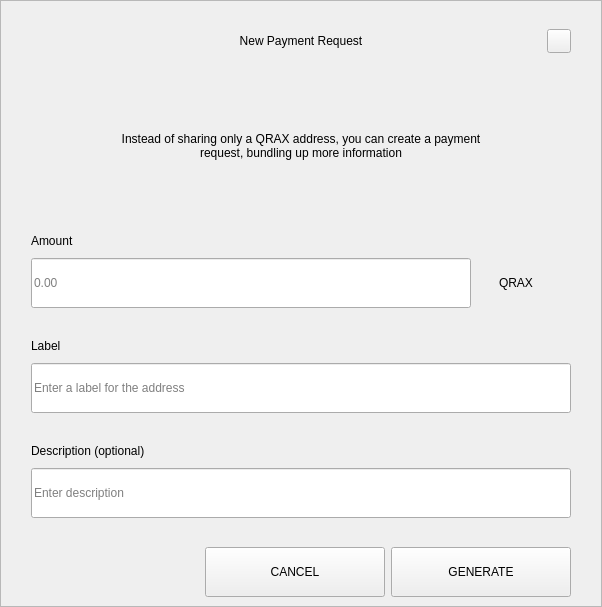
<?xml version="1.0" encoding="UTF-8"?>
<ui version="4.0">
 <class>RequestDialog</class>
 <widget class="QDialog" name="RequestDialog">
  <property name="geometry">
   <rect>
    <x>0</x>
    <y>0</y>
    <width>602</width>
    <height>607</height>
   </rect>
  </property>
  <property name="windowTitle">
   <string>Dialog</string>
  </property>
  <layout class="QVBoxLayout" name="verticalLayout_5">
   <property name="spacing">
    <number>0</number>
   </property>
   <property name="leftMargin">
    <number>0</number>
   </property>
   <property name="topMargin">
    <number>0</number>
   </property>
   <property name="rightMargin">
    <number>0</number>
   </property>
   <property name="bottomMargin">
    <number>0</number>
   </property>
   <item>
    <widget class="QFrame" name="frame">
     <property name="styleSheet">
      <string notr="true"/>
     </property>
     <property name="frameShape">
      <enum>QFrame::StyledPanel</enum>
     </property>
     <property name="frameShadow">
      <enum>QFrame::Raised</enum>
     </property>
     <layout class="QVBoxLayout" name="verticalLayout_4" stretch="1,0,0">
      <property name="spacing">
       <number>0</number>
      </property>
      <property name="leftMargin">
       <number>30</number>
      </property>
      <property name="topMargin">
       <number>20</number>
      </property>
      <property name="rightMargin">
       <number>30</number>
      </property>
      <property name="bottomMargin">
       <number>0</number>
      </property>
      <item>
       <layout class="QHBoxLayout" name="horizontalLayout_3">
        <property name="spacing">
         <number>0</number>
        </property>
        <item>
         <spacer name="horizontalSpacer_21">
          <property name="orientation">
           <enum>Qt::Horizontal</enum>
          </property>
          <property name="sizeHint" stdset="0">
           <size>
            <width>40</width>
            <height>20</height>
           </size>
          </property>
         </spacer>
        </item>
        <item>
         <widget class="QLabel" name="labelTitle">
          <property name="minimumSize">
           <size>
            <width>0</width>
            <height>40</height>
           </size>
          </property>
          <property name="maximumSize">
           <size>
            <width>16777215</width>
            <height>40</height>
           </size>
          </property>
          <property name="styleSheet">
           <string notr="true">padding-left:24px;</string>
          </property>
          <property name="text">
           <string>New Payment Request</string>
          </property>
          <property name="alignment">
           <set>Qt::AlignCenter</set>
          </property>
          <property name="margin">
           <number>7</number>
          </property>
         </widget>
        </item>
        <item>
         <spacer name="horizontalSpacer">
          <property name="orientation">
           <enum>Qt::Horizontal</enum>
          </property>
          <property name="sizeHint" stdset="0">
           <size>
            <width>40</width>
            <height>20</height>
           </size>
          </property>
         </spacer>
        </item>
        <item>
         <widget class="QPushButton" name="btnEsc">
          <property name="minimumSize">
           <size>
            <width>24</width>
            <height>24</height>
           </size>
          </property>
          <property name="maximumSize">
           <size>
            <width>24</width>
            <height>24</height>
           </size>
          </property>
          <property name="focusPolicy">
           <enum>Qt::NoFocus</enum>
          </property>
          <property name="text">
           <string/>
          </property>
         </widget>
        </item>
       </layout>
      </item>
      <item>
       <widget class="QStackedWidget" name="stack">
        <property name="minimumSize">
         <size>
          <width>540</width>
          <height>0</height>
         </size>
        </property>
        <property name="maximumSize">
         <size>
          <width>540</width>
          <height>16777215</height>
         </size>
        </property>
        <property name="currentIndex">
         <number>0</number>
        </property>
        <widget class="QWidget" name="page_1">
         <property name="minimumSize">
          <size>
           <width>540</width>
           <height>0</height>
          </size>
         </property>
         <property name="maximumSize">
          <size>
           <width>540</width>
           <height>16777215</height>
          </size>
         </property>
         <layout class="QVBoxLayout" name="layout1">
          <property name="spacing">
           <number>0</number>
          </property>
          <property name="leftMargin">
           <number>0</number>
          </property>
          <property name="topMargin">
           <number>0</number>
          </property>
          <property name="rightMargin">
           <number>0</number>
          </property>
          <property name="bottomMargin">
           <number>0</number>
          </property>
          <item>
           <spacer name="verticalSpacer_21">
            <property name="orientation">
             <enum>Qt::Vertical</enum>
            </property>
            <property name="sizeType">
             <enum>QSizePolicy::Fixed</enum>
            </property>
            <property name="sizeHint" stdset="0">
             <size>
              <width>20</width>
              <height>30</height>
             </size>
            </property>
           </spacer>
          </item>
          <item alignment="Qt::AlignHCenter">
           <widget class="QLabel" name="labelMessage">
            <property name="minimumSize">
             <size>
              <width>400</width>
              <height>50</height>
             </size>
            </property>
            <property name="text">
             <string>Instead of sharing only a QRAX address, you can create a payment request, bundling up more information</string>
            </property>
            <property name="alignment">
             <set>Qt::AlignCenter</set>
            </property>
            <property name="wordWrap">
             <bool>true</bool>
            </property>
           </widget>
          </item>
          <item alignment="Qt::AlignBottom">
           <widget class="QWidget" name="containerAmount" native="true">
            <layout class="QVBoxLayout" name="verticalLayout">
             <property name="spacing">
              <number>9</number>
             </property>
             <property name="leftMargin">
              <number>0</number>
             </property>
             <property name="topMargin">
              <number>0</number>
             </property>
             <property name="rightMargin">
              <number>0</number>
             </property>
             <property name="bottomMargin">
              <number>0</number>
             </property>
             <item>
              <widget class="QLabel" name="labelSubtitleAmount">
               <property name="minimumSize">
                <size>
                 <width>350</width>
                 <height>16</height>
                </size>
               </property>
               <property name="maximumSize">
                <size>
                 <width>16777215</width>
                 <height>16</height>
                </size>
               </property>
               <property name="text">
                <string>Amount</string>
               </property>
              </widget>
             </item>
             <item alignment="Qt::AlignTop">
              <widget class="QWidget" name="layoutAmount" native="true">
               <layout class="QHBoxLayout" name="horizontalLayout" stretch="2,0">
                <property name="spacing">
                 <number>0</number>
                </property>
                <property name="leftMargin">
                 <number>0</number>
                </property>
                <property name="topMargin">
                 <number>0</number>
                </property>
                <property name="rightMargin">
                 <number>0</number>
                </property>
                <property name="bottomMargin">
                 <number>0</number>
                </property>
                <item>
                 <widget class="QLineEdit" name="lineEditAmount">
                  <property name="minimumSize">
                   <size>
                    <width>0</width>
                    <height>50</height>
                   </size>
                  </property>
                  <property name="maximumSize">
                   <size>
                    <width>16777215</width>
                    <height>50</height>
                   </size>
                  </property>
                  <property name="placeholderText">
                   <string notr="true">0.00</string>
                  </property>
                 </widget>
                </item>
                <item>
                 <widget class="QWidget" name="comboContainer" native="true">
                  <property name="minimumSize">
                   <size>
                    <width>100</width>
                    <height>50</height>
                   </size>
                  </property>
                  <property name="maximumSize">
                   <size>
                    <width>16777215</width>
                    <height>50</height>
                   </size>
                  </property>
                  <layout class="QHBoxLayout" name="horizontalLayout_31">
                   <property name="spacing">
                    <number>0</number>
                   </property>
                   <property name="leftMargin">
                    <number>0</number>
                   </property>
                   <property name="topMargin">
                    <number>0</number>
                   </property>
                   <property name="rightMargin">
                    <number>10</number>
                   </property>
                   <property name="bottomMargin">
                    <number>0</number>
                   </property>
                   <item>
                    <widget class="QLabel" name="comboBoxCoin">
                     <property name="text">
                      <string>QRAX</string>
                     </property>
                     <property name="alignment">
                      <set>Qt::AlignCenter</set>
                     </property>
                    </widget>
                   </item>
                  </layout>
                 </widget>
                </item>
               </layout>
              </widget>
             </item>
            </layout>
           </widget>
          </item>
          <item>
           <spacer name="verticalSpacer_31">
            <property name="orientation">
             <enum>Qt::Vertical</enum>
            </property>
            <property name="sizeType">
             <enum>QSizePolicy::Fixed</enum>
            </property>
            <property name="sizeHint" stdset="0">
             <size>
              <width>20</width>
              <height>30</height>
             </size>
            </property>
           </spacer>
          </item>
          <item>
           <layout class="QVBoxLayout" name="verticalLayoutLabel">
            <property name="spacing">
             <number>9</number>
            </property>
            <item>
             <widget class="QLabel" name="labelSubtitleLabel">
              <property name="minimumSize">
               <size>
                <width>0</width>
                <height>16</height>
               </size>
              </property>
              <property name="maximumSize">
               <size>
                <width>16777215</width>
                <height>16</height>
               </size>
              </property>
              <property name="text">
               <string>Label</string>
              </property>
             </widget>
            </item>
            <item>
             <widget class="QLineEdit" name="lineEditLabel">
              <property name="minimumSize">
               <size>
                <width>0</width>
                <height>50</height>
               </size>
              </property>
              <property name="maximumSize">
               <size>
                <width>16777215</width>
                <height>50</height>
               </size>
              </property>
              <property name="placeholderText">
               <string>Enter a label for the address</string>
              </property>
             </widget>
            </item>
           </layout>
          </item>
          <item>
           <spacer name="verticalSpacer_34">
            <property name="orientation">
             <enum>Qt::Vertical</enum>
            </property>
            <property name="sizeType">
             <enum>QSizePolicy::Fixed</enum>
            </property>
            <property name="sizeHint" stdset="0">
             <size>
              <width>20</width>
              <height>30</height>
             </size>
            </property>
           </spacer>
          </item>
          <item>
           <layout class="QVBoxLayout" name="verticalLayoutDescription">
            <property name="spacing">
             <number>9</number>
            </property>
            <item>
             <widget class="QLabel" name="labelSubtitleDescription">
              <property name="minimumSize">
               <size>
                <width>0</width>
                <height>16</height>
               </size>
              </property>
              <property name="maximumSize">
               <size>
                <width>16777215</width>
                <height>16</height>
               </size>
              </property>
              <property name="text">
               <string>Description (optional)</string>
              </property>
             </widget>
            </item>
            <item>
             <widget class="QLineEdit" name="lineEditDescription">
              <property name="minimumSize">
               <size>
                <width>0</width>
                <height>50</height>
               </size>
              </property>
              <property name="maximumSize">
               <size>
                <width>16777215</width>
                <height>50</height>
               </size>
              </property>
              <property name="placeholderText">
               <string>Enter description</string>
              </property>
             </widget>
            </item>
            <item>
             <spacer name="verticalSpacer_4">
              <property name="orientation">
               <enum>Qt::Vertical</enum>
              </property>
              <property name="sizeType">
               <enum>QSizePolicy::Fixed</enum>
              </property>
              <property name="sizeHint" stdset="0">
               <size>
                <width>20</width>
                <height>20</height>
               </size>
              </property>
             </spacer>
            </item>
           </layout>
          </item>
         </layout>
        </widget>
        <widget class="QWidget" name="page_2">
         <layout class="QVBoxLayout" name="layout2">
          <item>
           <spacer name="verticalSpacer_5">
            <property name="orientation">
             <enum>Qt::Vertical</enum>
            </property>
            <property name="sizeType">
             <enum>QSizePolicy::Fixed</enum>
            </property>
            <property name="sizeHint" stdset="0">
             <size>
              <width>20</width>
              <height>50</height>
             </size>
            </property>
           </spacer>
          </item>
          <item alignment="Qt::AlignHCenter">
           <widget class="QLabel" name="labelQrImg">
            <property name="minimumSize">
             <size>
              <width>260</width>
              <height>260</height>
             </size>
            </property>
            <property name="maximumSize">
             <size>
              <width>260</width>
              <height>260</height>
             </size>
            </property>
            <property name="text">
             <string/>
            </property>
            <property name="alignment">
             <set>Qt::AlignCenter</set>
            </property>
           </widget>
          </item>
          <item>
           <spacer name="verticalSpacer_2">
            <property name="orientation">
             <enum>Qt::Vertical</enum>
            </property>
            <property name="sizeType">
             <enum>QSizePolicy::Fixed</enum>
            </property>
            <property name="sizeHint" stdset="0">
             <size>
              <width>20</width>
              <height>30</height>
             </size>
            </property>
           </spacer>
          </item>
          <item alignment="Qt::AlignHCenter">
           <widget class="QLabel" name="labelAddress">
            <property name="text">
             <string>D7VFR83SQbiezrW72hjcWJtcfip5krte2Z </string>
            </property>
           </widget>
          </item>
          <item>
           <spacer name="verticalSpacer_32">
            <property name="orientation">
             <enum>Qt::Vertical</enum>
            </property>
            <property name="sizeType">
             <enum>QSizePolicy::Expanding</enum>
            </property>
            <property name="sizeHint" stdset="0">
             <size>
              <width>20</width>
              <height>20</height>
             </size>
            </property>
           </spacer>
          </item>
          <item>
           <layout class="QHBoxLayout" name="horizontal">
            <property name="leftMargin">
             <number>20</number>
            </property>
            <property name="rightMargin">
             <number>20</number>
            </property>
            <property name="bottomMargin">
             <number>20</number>
            </property>
            <item>
             <spacer name="horizontalSpacer_4">
              <property name="orientation">
               <enum>Qt::Horizontal</enum>
              </property>
              <property name="sizeHint" stdset="0">
               <size>
                <width>40</width>
                <height>20</height>
               </size>
              </property>
             </spacer>
            </item>
            <item>
             <widget class="QPushButton" name="btnCopyAddress">
              <property name="minimumSize">
               <size>
                <width>180</width>
                <height>50</height>
               </size>
              </property>
              <property name="text">
               <string>COPY ADDRESS</string>
              </property>
             </widget>
            </item>
            <item>
             <widget class="QPushButton" name="btnCopyUrl">
              <property name="minimumSize">
               <size>
                <width>180</width>
                <height>50</height>
               </size>
              </property>
              <property name="text">
               <string>COPY URL</string>
              </property>
             </widget>
            </item>
            <item>
             <spacer name="horizontalSpacer_2">
              <property name="orientation">
               <enum>Qt::Horizontal</enum>
              </property>
              <property name="sizeHint" stdset="0">
               <size>
                <width>40</width>
                <height>20</height>
               </size>
              </property>
             </spacer>
            </item>
           </layout>
          </item>
         </layout>
        </widget>
       </widget>
      </item>
      <item>
       <widget class="QWidget" name="buttonsStack" native="true">
        <layout class="QHBoxLayout" name="horizontalLayout_5">
         <property name="leftMargin">
          <number>20</number>
         </property>
         <property name="rightMargin">
          <number>0</number>
         </property>
         <item>
          <spacer name="horizontalSpacer_41">
           <property name="orientation">
            <enum>Qt::Horizontal</enum>
           </property>
           <property name="sizeHint" stdset="0">
            <size>
             <width>40</width>
             <height>20</height>
            </size>
           </property>
          </spacer>
         </item>
         <item>
          <widget class="QPushButton" name="btnCancel">
           <property name="minimumSize">
            <size>
             <width>180</width>
             <height>50</height>
            </size>
           </property>
           <property name="focusPolicy">
            <enum>Qt::NoFocus</enum>
           </property>
           <property name="text">
            <string>CANCEL</string>
           </property>
          </widget>
         </item>
         <item>
          <widget class="QPushButton" name="btnSave">
           <property name="minimumSize">
            <size>
             <width>180</width>
             <height>50</height>
            </size>
           </property>
           <property name="focusPolicy">
            <enum>Qt::NoFocus</enum>
           </property>
           <property name="text">
            <string>GENERATE</string>
           </property>
          </widget>
         </item>
        </layout>
       </widget>
      </item>
     </layout>
    </widget>
   </item>
  </layout>
 </widget>
 <resources/>
 <connections/>
</ui>
